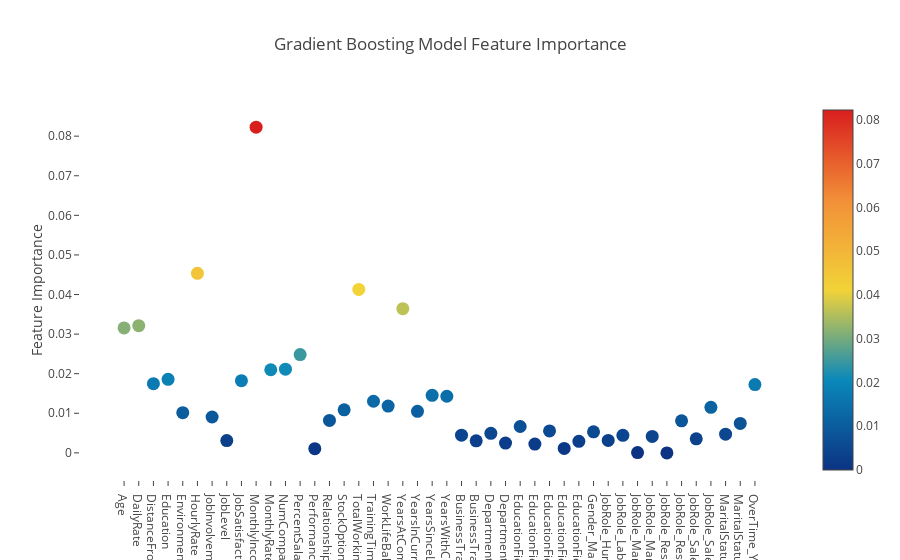

The notebook cell saved with this chart:
### Markdown cell above
#### Feature Ranking via the Gradient Boosting Model

### Code cell
plot_importances('Gradient Boosting', gb)

### Figure 1 — Plotly figure (JSON) as saved in the notebook; plotly's stock layout.template omitted (floating-point values rounded to 4 significant figures)
{"data": [{"marker": {"color": [0.03156, 0.03214, 0.01747, 0.01859, 0.01014, 0.04534, 0.009068, 0.003113, 0.01824, 0.08228, 0.021, 0.02113, 0.02482, 0.001055, 0.008194, 0.01087, 0.04128, 0.01304, 0.01182, 0.03642, 0.0105, 0.01453, 0.0143, 0.004467, 0.003034, 0.004926, 0.002488, 0.006666, 0.00221, 0.005542, 0.001115, 0.002926, 0.005329, 0.003148, 0.004435, 7.598e-05, 0.004161, 0, 0.008107, 0.003549, 0.0115, 0.004723, 0.007447, 0.01725], "colorscale": "Portland", "showscale": true, "size": 13, "sizemode": "diameter", "sizeref": 1}, "mode": "markers", "text": ["Age", "DailyRate", "DistanceFromHome", "Education", "EnvironmentSatisfaction", "HourlyRate", "JobInvolvement", "JobLevel", "JobSatisfaction", "MonthlyIncome", "MonthlyRate", "NumCompaniesWorked", "PercentSalaryHike", "PerformanceRating", "RelationshipSatisfaction", "StockOptionLevel", "TotalWorkingYears", "TrainingTimesLastYear", "WorkLifeBalance", "YearsAtCompany", "YearsInCurrentRole", "YearsSinceLastPromotion", "YearsWithCurrManager", "BusinessTravel_Travel_Frequently", "BusinessTravel_Travel_Rarely", "Department_Research & Development", "Department_Sales", "EducationField_Life Sciences", "EducationField_Marketing", "EducationField_Medical", "EducationField_Other", "EducationField_Technical Degree", "Gender_Male", "JobRole_Human Resources", "JobRole_Laboratory Technician", "JobRole_Manager", "JobRole_Manufacturing Director", "JobRole_Research Director", "JobRole_Research Scientist", "JobRole_Sales Executive", "JobRole_Sales Representative", "MaritalStatus_Married", "MaritalStatus_Single", "OverTime_Yes"], "type": "scatter", "x": ["Age", "DailyRate", "DistanceFromHome", "Education", "EnvironmentSatisfaction", "HourlyRate", "JobInvolvement", "JobLevel", "JobSatisfaction", "MonthlyIncome", "MonthlyRate", "NumCompaniesWorked", "PercentSalaryHike", "PerformanceRating", "RelationshipSatisfaction", "StockOptionLevel", "TotalWorkingYears", "TrainingTimesLastYear", "WorkLifeBalance", "YearsAtCompany", "YearsInCurrentRole", "YearsSinceLastPromotion", "YearsWithCurrManager", "BusinessTravel_Travel_Frequently", "BusinessTravel_Travel_Rarely", "Department_Research & Development", "Department_Sales", "EducationField_Life Sciences", "EducationField_Marketing", "EducationField_Medical", "EducationField_Other", "EducationField_Technical Degree", "Gender_Male", "JobRole_Human Resources", "JobRole_Laboratory Technician", "JobRole_Manager", "JobRole_Manufacturing Director", "JobRole_Research Director", "JobRole_Research Scientist", "JobRole_Sales Executive", "JobRole_Sales Representative", "MaritalStatus_Married", "MaritalStatus_Single", "OverTime_Yes"], "y": [0.03156, 0.03214, 0.01747, 0.01859, 0.01014, 0.04534, 0.009068, 0.003113, 0.01824, 0.08228, 0.021, 0.02113, 0.02482, 0.001055, 0.008194, 0.01087, 0.04128, 0.01304, 0.01182, 0.03642, 0.0105, 0.01453, 0.0143, 0.004467, 0.003034, 0.004926, 0.002488, 0.006666, 0.00221, 0.005542, 0.001115, 0.002926, 0.005329, 0.003148, 0.004435, 7.598e-05, 0.004161, 0, 0.008107, 0.003549, 0.0115, 0.004723, 0.007447, 0.01725]}], "layout": {"autosize": true, "hovermode": "closest", "showlegend": false, "title": "Gradient Boosting Model Feature Importance", "xaxis": {"showgrid": false, "showline": false, "ticklen": 5, "zeroline": false}, "yaxis": {"gridwidth": 2, "showgrid": false, "ticklen": 5, "title": "Feature Importance", "zeroline": false}}}
